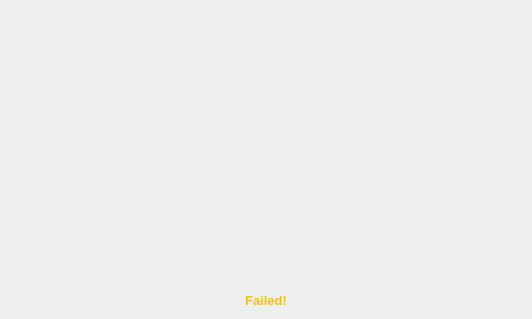
<?xml version="1.0" encoding="UTF-8"?>
<ui version="4.0">
 <class>ProgressWidget</class>
 <widget class="QWidget" name="ProgressWidget">
  <property name="geometry">
   <rect>
    <x>0</x>
    <y>0</y>
    <width>532</width>
    <height>319</height>
   </rect>
  </property>
  <property name="windowTitle">
   <string>Form</string>
  </property>
  <layout class="QGridLayout" name="gridLayout">
   <item row="0" column="0">
    <layout class="QVBoxLayout" name="verticalLayout">
     <property name="spacing">
      <number>0</number>
     </property>
     <item>
      <widget class="QProgressIndicator" name="progressCircle" native="true">
       <property name="sizePolicy">
        <sizepolicy hsizetype="Expanding" vsizetype="Expanding">
         <horstretch>0</horstretch>
         <verstretch>0</verstretch>
        </sizepolicy>
       </property>
      </widget>
     </item>
     <item>
      <widget class="QLabel" name="label_Data">
       <property name="sizePolicy">
        <sizepolicy hsizetype="Preferred" vsizetype="Preferred">
         <horstretch>0</horstretch>
         <verstretch>0</verstretch>
        </sizepolicy>
       </property>
       <property name="font">
        <font>
         <pointsize>10</pointsize>
         <bold>true</bold>
        </font>
       </property>
       <property name="styleSheet">
        <string notr="true">color: rgb(245, 194, 17);</string>
       </property>
       <property name="text">
        <string>Failed!</string>
       </property>
       <property name="alignment">
        <set>Qt::AlignCenter</set>
       </property>
      </widget>
     </item>
    </layout>
   </item>
  </layout>
 </widget>
 <customwidgets>
  <customwidget>
   <class>QProgressIndicator</class>
   <extends>QWidget</extends>
   <header location="global">QProgressIndicator.h</header>
   <container>1</container>
  </customwidget>
 </customwidgets>
 <resources/>
 <connections/>
</ui>
